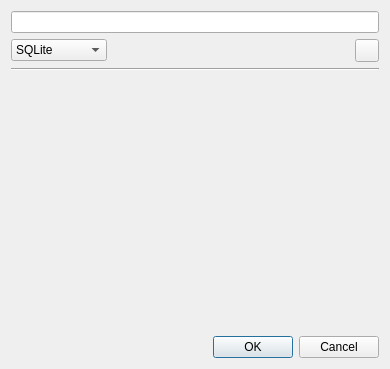
<?xml version="1.0" encoding="UTF-8"?>
<ui version="4.0">
 <class>newConnection</class>
 <widget class="QDialog" name="newConnection">
  <property name="geometry">
   <rect>
    <x>0</x>
    <y>0</y>
    <width>390</width>
    <height>369</height>
   </rect>
  </property>
  <property name="windowTitle">
   <string>New Connection</string>
  </property>
  <property name="windowIcon">
   <iconset theme="kquerybrowser"/>
  </property>
  <layout class="QVBoxLayout" name="verticalLayout">
   <item>
    <widget class="QLineEdit" name="url"/>
   </item>
   <item>
    <layout class="QHBoxLayout" name="horizontalLayout_2">
     <item>
      <widget class="QComboBox" name="dbType">
       <item>
        <property name="text">
         <string>SQLite</string>
        </property>
       </item>
       <item>
        <property name="text">
         <string>PostgreSQL</string>
        </property>
       </item>
       <item>
        <property name="text">
         <string>MySQL</string>
        </property>
       </item>
      </widget>
     </item>
     <item>
      <spacer name="horizontalSpacer">
       <property name="orientation">
        <enum>Qt::Orientation::Horizontal</enum>
       </property>
       <property name="sizeHint" stdset="0">
        <size>
         <width>40</width>
         <height>20</height>
        </size>
       </property>
      </spacer>
     </item>
     <item>
      <widget class="QToolButton" name="bookmarkButton">
       <property name="icon">
        <iconset theme="bookmarks"/>
       </property>
       <property name="popupMode">
        <enum>QToolButton::ToolButtonPopupMode::InstantPopup</enum>
       </property>
      </widget>
     </item>
    </layout>
   </item>
   <item>
    <widget class="Line" name="line">
     <property name="orientation">
      <enum>Qt::Orientation::Horizontal</enum>
     </property>
    </widget>
   </item>
   <item>
    <widget class="QStackedWidget" name="stackedWidget">
     <property name="currentIndex">
      <number>0</number>
     </property>
     <widget class="QWidget" name="page">
      <layout class="QVBoxLayout" name="verticalLayout_2">
       <item>
        <widget class="KUrlRequester" name="sqlitePath"/>
       </item>
       <item>
        <spacer name="verticalSpacer">
         <property name="orientation">
          <enum>Qt::Orientation::Vertical</enum>
         </property>
         <property name="sizeHint" stdset="0">
          <size>
           <width>20</width>
           <height>40</height>
          </size>
         </property>
        </spacer>
       </item>
      </layout>
     </widget>
     <widget class="QWidget" name="page_2">
      <layout class="QFormLayout" name="formLayout">
       <item row="0" column="0">
        <widget class="QLabel" name="label">
         <property name="text">
          <string>Host:</string>
         </property>
        </widget>
       </item>
       <item row="0" column="1">
        <widget class="QLineEdit" name="genericHost"/>
       </item>
       <item row="1" column="0">
        <widget class="QLabel" name="label_2">
         <property name="text">
          <string>Port:</string>
         </property>
        </widget>
       </item>
       <item row="1" column="1">
        <widget class="QLineEdit" name="genericPort">
         <property name="sizePolicy">
          <sizepolicy hsizetype="Preferred" vsizetype="Fixed">
           <horstretch>0</horstretch>
           <verstretch>0</verstretch>
          </sizepolicy>
         </property>
        </widget>
       </item>
       <item row="2" column="0">
        <widget class="QLabel" name="label_3">
         <property name="text">
          <string>Username:</string>
         </property>
        </widget>
       </item>
       <item row="2" column="1">
        <widget class="QLineEdit" name="genericUser"/>
       </item>
       <item row="3" column="0">
        <widget class="QLabel" name="label_4">
         <property name="text">
          <string>Password:</string>
         </property>
        </widget>
       </item>
       <item row="3" column="1">
        <widget class="QLineEdit" name="genericPassword">
         <property name="echoMode">
          <enum>QLineEdit::EchoMode::Password</enum>
         </property>
        </widget>
       </item>
       <item row="4" column="0">
        <widget class="QLabel" name="label_5">
         <property name="text">
          <string>Database</string>
         </property>
        </widget>
       </item>
       <item row="4" column="1">
        <widget class="QLineEdit" name="genericDatabase"/>
       </item>
       <item row="5" column="1">
        <spacer name="verticalSpacer_2">
         <property name="orientation">
          <enum>Qt::Orientation::Vertical</enum>
         </property>
         <property name="sizeHint" stdset="0">
          <size>
           <width>20</width>
           <height>40</height>
          </size>
         </property>
        </spacer>
       </item>
      </layout>
     </widget>
    </widget>
   </item>
   <item>
    <widget class="QDialogButtonBox" name="buttonBox">
     <property name="orientation">
      <enum>Qt::Orientation::Horizontal</enum>
     </property>
     <property name="standardButtons">
      <set>QDialogButtonBox::StandardButton::Cancel|QDialogButtonBox::StandardButton::Ok</set>
     </property>
    </widget>
   </item>
  </layout>
 </widget>
 <customwidgets>
  <customwidget>
   <class>KUrlRequester</class>
   <extends>QWidget</extends>
   <header>kurlrequester.h</header>
  </customwidget>
 </customwidgets>
 <resources/>
 <connections>
  <connection>
   <sender>buttonBox</sender>
   <signal>rejected()</signal>
   <receiver>newConnection</receiver>
   <slot>reject()</slot>
   <hints>
    <hint type="sourcelabel">
     <x>292</x>
     <y>345</y>
    </hint>
    <hint type="destinationlabel">
     <x>286</x>
     <y>274</y>
    </hint>
   </hints>
  </connection>
 </connections>
</ui>
